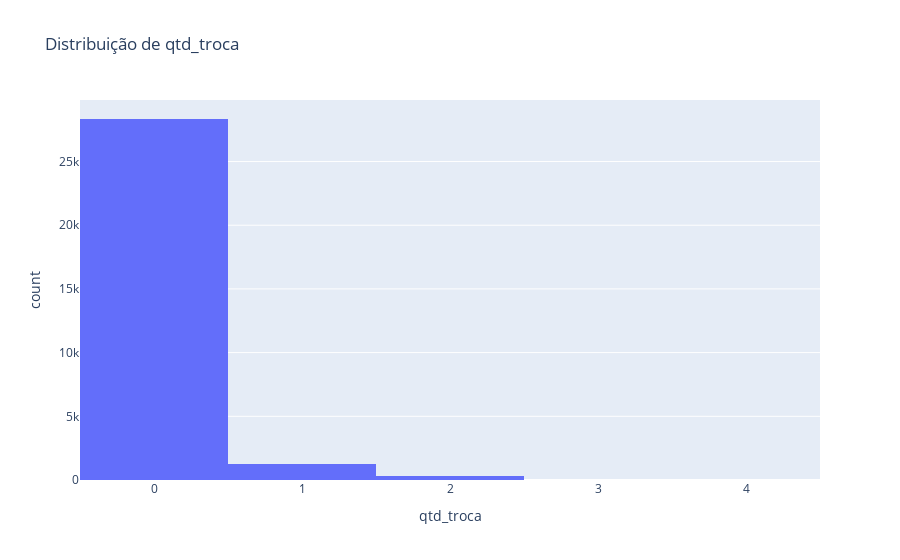
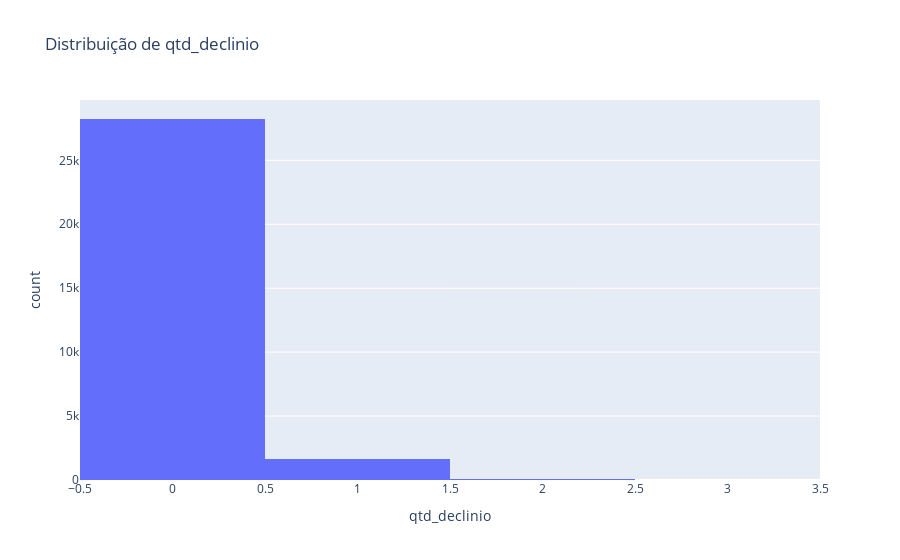
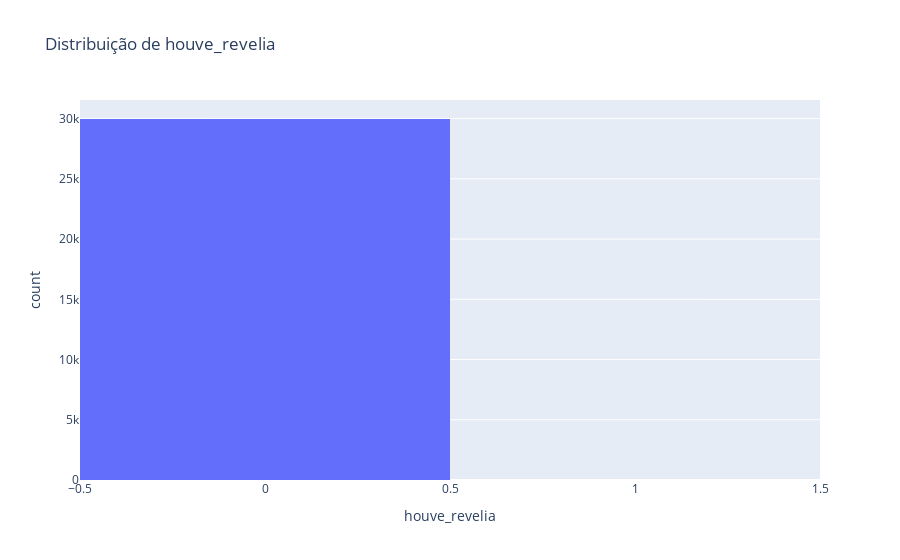
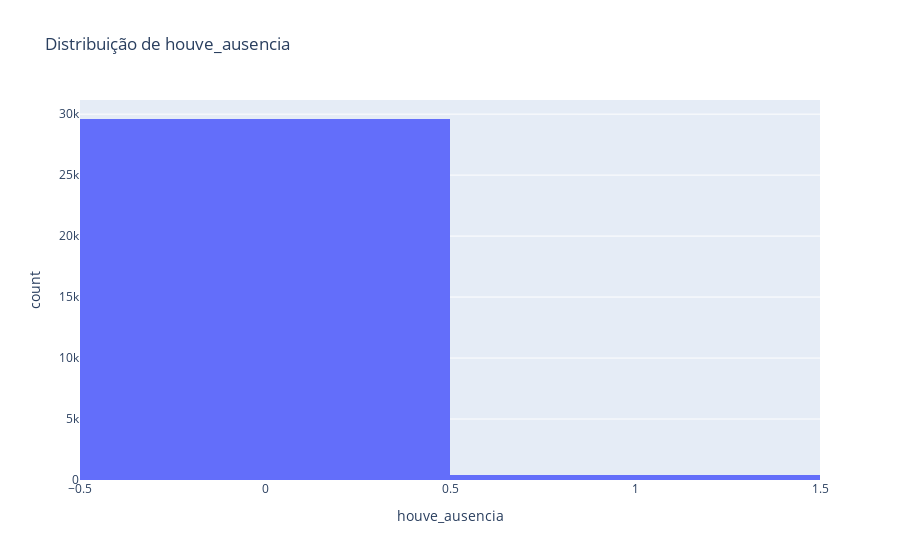

Notebook code for these charts, in order:
### Markdown cell above
## Análise univariada

### Code cell
# Colunas numéricas
df_numeric =df_audiencias.copy()
numeric_cols = df_numeric.select_dtypes(include=['int64']).columns
numeric_cols = numeric_cols[~numeric_cols.str.contains('Unnamed|id_solicitacao')]
for column in numeric_cols:
    fig = px.histogram(df_numeric, x=column, title=f"Distribuição de {column}")
    fig.show()

### Figure 1 — Plotly figure (JSON) as saved in the notebook; plotly's stock layout.template omitted (floating-point values rounded to 4 significant figures; data arrays with more than 128 entries replaced by an {"elided": "..."} marker saying what was removed)
{"data": [{"bingroup": "x", "hovertemplate": "qtd_troca=%{x}<br>count=%{y}<extra></extra>", "legendgroup": "", "marker": {"color": "#636efa", "pattern": {"shape": ""}}, "name": "", "orientation": "v", "showlegend": false, "type": "histogram", "x": {"elided": "30000 int values"}, "xaxis": "x", "yaxis": "y"}], "layout": {"barmode": "relative", "legend": {"tracegroupgap": 0}, "title": {"text": "Distribuição de qtd_troca"}, "xaxis": {"anchor": "y", "domain": [0, 1], "title": {"text": "qtd_troca"}}, "yaxis": {"anchor": "x", "domain": [0, 1], "title": {"text": "count"}}}}

### Figure 2 — Plotly figure (JSON) as saved in the notebook; plotly's stock layout.template omitted (floating-point values rounded to 4 significant figures; data arrays with more than 128 entries replaced by an {"elided": "..."} marker saying what was removed)
{"data": [{"bingroup": "x", "hovertemplate": "qtd_declinio=%{x}<br>count=%{y}<extra></extra>", "legendgroup": "", "marker": {"color": "#636efa", "pattern": {"shape": ""}}, "name": "", "orientation": "v", "showlegend": false, "type": "histogram", "x": {"elided": "30000 int values"}, "xaxis": "x", "yaxis": "y"}], "layout": {"barmode": "relative", "legend": {"tracegroupgap": 0}, "title": {"text": "Distribuição de qtd_declinio"}, "xaxis": {"anchor": "y", "domain": [0, 1], "title": {"text": "qtd_declinio"}}, "yaxis": {"anchor": "x", "domain": [0, 1], "title": {"text": "count"}}}}

### Figure 3 — Plotly figure (JSON) as saved in the notebook; plotly's stock layout.template omitted (floating-point values rounded to 4 significant figures; data arrays with more than 128 entries replaced by an {"elided": "..."} marker saying what was removed)
{"data": [{"bingroup": "x", "hovertemplate": "houve_revelia=%{x}<br>count=%{y}<extra></extra>", "legendgroup": "", "marker": {"color": "#636efa", "pattern": {"shape": ""}}, "name": "", "orientation": "v", "showlegend": false, "type": "histogram", "x": {"elided": "30000 int values"}, "xaxis": "x", "yaxis": "y"}], "layout": {"barmode": "relative", "legend": {"tracegroupgap": 0}, "title": {"text": "Distribuição de houve_revelia"}, "xaxis": {"anchor": "y", "domain": [0, 1], "title": {"text": "houve_revelia"}}, "yaxis": {"anchor": "x", "domain": [0, 1], "title": {"text": "count"}}}}

### Figure 4 — Plotly figure (JSON) as saved in the notebook; plotly's stock layout.template omitted (floating-point values rounded to 4 significant figures; data arrays with more than 128 entries replaced by an {"elided": "..."} marker saying what was removed)
{"data": [{"bingroup": "x", "hovertemplate": "houve_ausencia=%{x}<br>count=%{y}<extra></extra>", "legendgroup": "", "marker": {"color": "#636efa", "pattern": {"shape": ""}}, "name": "", "orientation": "v", "showlegend": false, "type": "histogram", "x": {"elided": "30000 int values"}, "xaxis": "x", "yaxis": "y"}], "layout": {"barmode": "relative", "legend": {"tracegroupgap": 0}, "title": {"text": "Distribuição de houve_ausencia"}, "xaxis": {"anchor": "y", "domain": [0, 1], "title": {"text": "houve_ausencia"}}, "yaxis": {"anchor": "x", "domain": [0, 1], "title": {"text": "count"}}}}
